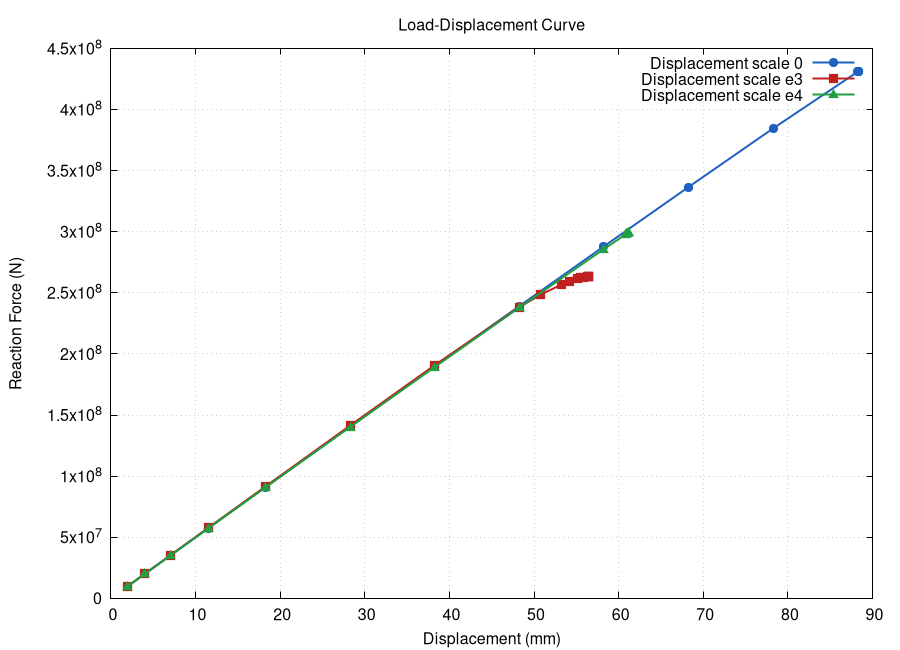

The script that saved this image:
set terminal pngcairo size 900,650 enhanced font 'Arial,12'
set output 'graph_S4_all.png'
set xlabel 'Displacement (mm)'
set ylabel 'Reaction Force (N)'
set title 'Load-Displacement Curve'
set grid
set key top right

plot \
    'S4_0_ss-2.dat'    using 2:(-$3) with linespoints pt 7 ps 1.2 lw 2 lc rgb '#2060c0' title 'Displacement scale 0', \
    'S4_e3_ss-2.dat'  using 2:(-$3) with linespoints pt 5 ps 1.2 lw 2 lc rgb '#c02020' title 'Displacement scale e3', \
    'S4_e4_ss-2.dat'  using 2:(-$3) with linespoints pt 9 ps 1.2 lw 2 lc rgb '#20a040' title 'Displacement scale e4'
